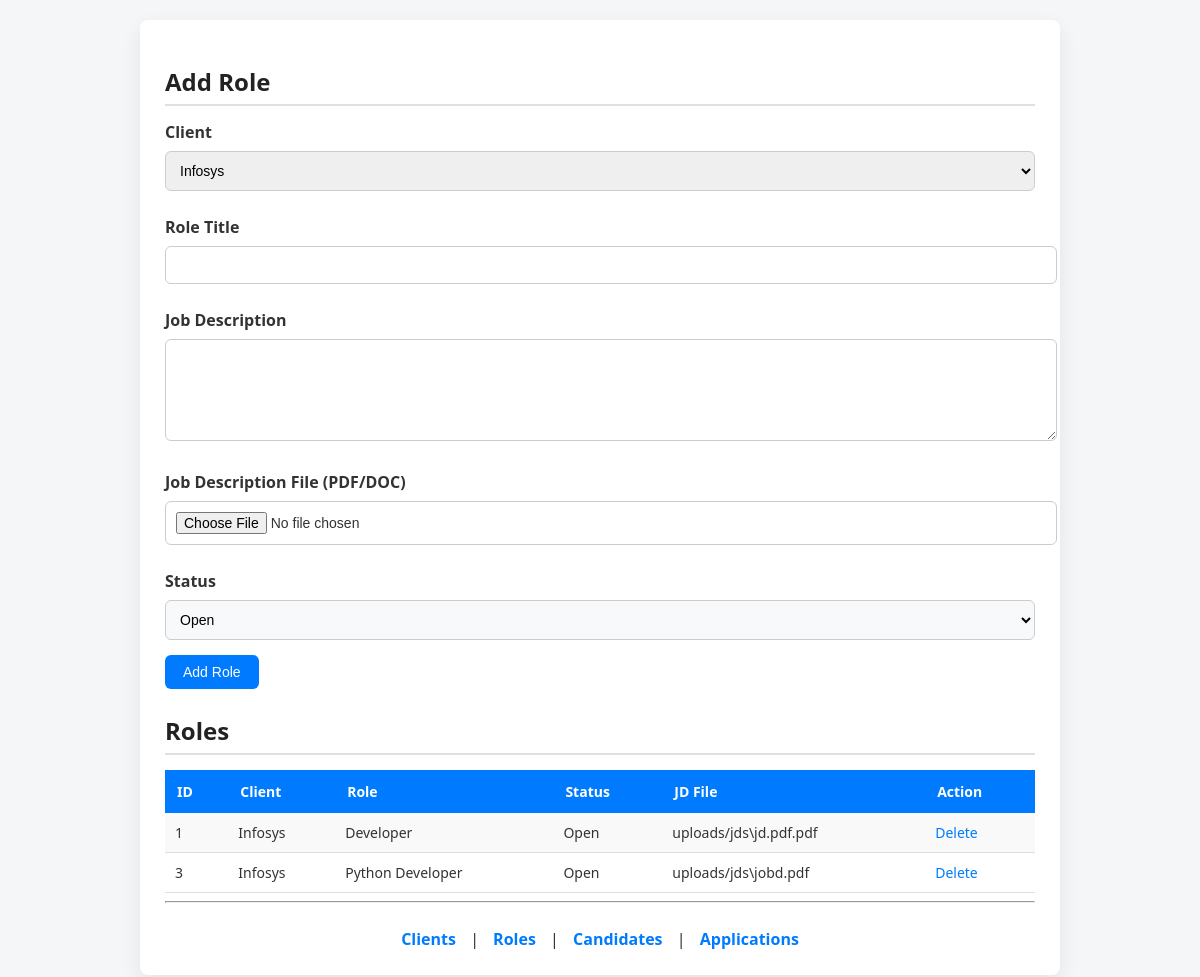
/roles, run on the app's committed database.
### tables this page shows
CREATE TABLE Role (
    role_id INTEGER PRIMARY KEY AUTOINCREMENT,
    client_id INTEGER,
    title TEXT COLLATE NOCASE,
    jd_text TEXT,
    jd_file_path TEXT,
    status TEXT,
    FOREIGN KEY (client_id) REFERENCES Client(client_id),
    UNIQUE(client_id, title)
);

CREATE TABLE Client (
    client_id INTEGER PRIMARY KEY AUTOINCREMENT,
    name TEXT COLLATE NOCASE UNIQUE
);

### app.py (the view, shortened to what this page needs)
@app.route("/roles", methods=["GET", "POST"])
def roles():
    db = get_db()
    cur = db.cursor()
    roles = cur.execute("""
        SELECT Role.role_id,
               Client.name,
               Role.title,
               Role.status,
               Role.jd_file_path
        FROM Role
        JOIN Client ON Role.client_id = Client.client_id
    """).fetchall()
    clients = cur.execute("SELECT * FROM Client").fetchall()
    db.close()
    return render_template("roles.html", roles=roles, clients=clients)

### app.py (called while the page is built)
def get_db():
    return sqlite3.connect("database.db")

### templates/roles.html (shortened to what this page needs)
<!doctype html>
<html>
  <head>
    <link
      rel="stylesheet"
      href="{{ url_for('static', filename='style.css') }}"
    />
  </head>
  <body>
    <div class="container">
      <h2>Add Role</h2>
      <form method="post" enctype="multipart/form-data">
        <label>Client</label>
        <select name="client_id">
          {% for c in clients %}
          <option value="{{ c[0] }}">{{ c[1] }}</option>
          {% endfor %}
        </select>
        <label>Role Title</label>
        <input type="text" name="title" />
        <label>Job Description</label>
        <textarea name="jd_text"></textarea>
        <label>Job Description File (PDF/DOC)</label>
        <input type="file" name="jd_file" accept=".pdf,.doc,.docx" />
        <label>Status</label>
        <select name="status">
          <option>Open</option>
        </select>
        <button>Add Role</button>
      </form>
      <h2>Roles</h2>
      <table>
        <tr>
          <th>ID</th>
          <th>Client</th>
          <th>Role</th>
          <th>Status</th>
          <th>JD File</th>
          <th>Action</th>
        </tr>
        {% for r in roles %}
        <tr>
          <td>{{ r[0] }}</td>
          <td>{{ r[1] }}</td>
          <td>{{ r[2] }}</td>
          <td>{{ r[3] }}</td>
          <td>{% if r[4] %} {{ r[4] }} {% else %} Not Uploaded {% endif %}</td>
          <td>
            <a
              href="/delete_role/{{ r[0] }}"
              onclick="
                return confirm('Are you sure you want to delete this role?');
              "
            >
              Delete
            </a>
          </td>
        </tr>
        {% endfor %}
      </table>
      <hr />
      <div class="nav">
        <a href="/clients">Clients</a> | <a href="/roles">Roles</a> |
        <a href="/candidates">Candidates</a> |
        <a href="/applications">Applications</a>
      </div>
    </div>
  </body>
</html>

### static/style.css (style rules this page uses)
body { font-family: "Segoe UI", Arial, sans-serif; background-color: #f4f6f8; margin: 0; padding: 20px; color: #333; }
h2 { color: #222; margin-bottom: 15px; border-bottom: 2px solid #e0e0e0; padding-bottom: 6px; }
.container { background: #ffffff; padding: 25px; border-radius: 8px; width: 75%; margin: auto; box-shadow: 0 8px 20px rgba(0, 0, 0, 0.08); }
form { margin-bottom: 25px; }
label { font-weight: 600; margin-top: 10px; display: block; }
input, textarea, select { padding: 10px; width: 100%; margin: 8px 0 15px 0; border: 1px solid #ccc; border-radius: 6px; font-size: 14px; }
textarea { min-height: 80px; resize: vertical; }
button { background-color: #007bff; color: white; padding: 9px 18px; border: none; border-radius: 6px; font-size: 14px; cursor: pointer; transition: background-color 0.2s ease, transform 0.1s ease; }
table { width: 100%; border-collapse: collapse; margin-top: 10px; font-size: 14px; }
table th { background-color: #007bff; color: white; padding: 12px; text-align: left; }
table td { padding: 10px; border-bottom: 1px solid #ddd; }
table tr:nth-child(even) { background-color: #f9f9f9; }
a { color: #007bff; text-decoration: none; font-weight: 500; }
.nav { margin-top: 25px; text-align: center; }
.nav a { margin: 0 10px; font-weight: 600; }
select[name="status"] { background-color: #f8f9fa; cursor: pointer; }

### data on the page
Role: role_id "1", name "Infosys", title "Developer", status "Open", jd_file_path "uploads/jds\\jd.pdf.pdf"
Role: role_id "3", name "Infosys", title "Python Developer", status "Open", jd_file_path "uploads/jds\\jobd.pdf"

### other printed values
form field client_id "Infosys"
